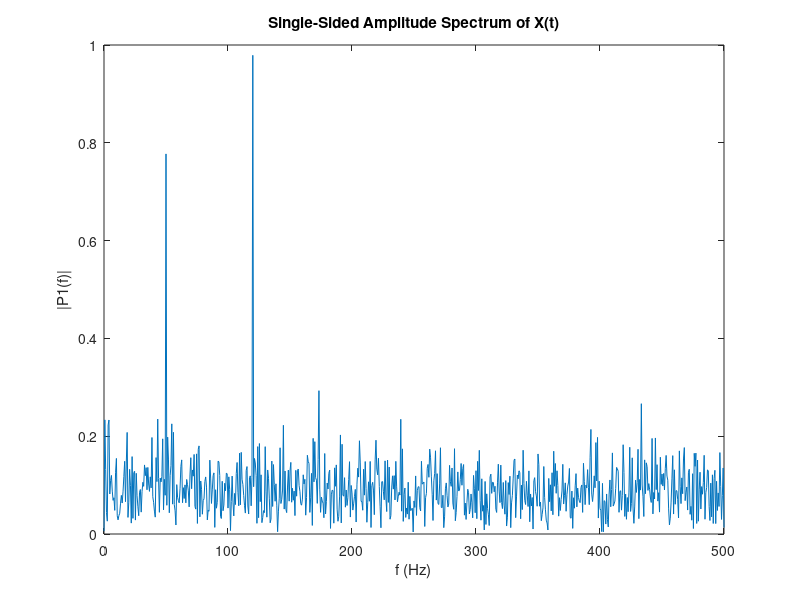

Source code (MATLAB):
clear all
close all
clc
Fs = 1000;            % Sampling frequency                    
T = 1/Fs;             % Sampling period       
L = 1500;             % Length of signal
t = (0:L-1)*T;        % Time vector
S = 0.7*sin(2*pi*50*t) + sin(2*pi*120*t);
X = S + 2*randn(size(t));
% figure;plot(t(1:50),X(1:50))
% title('Signal Corrupted with Zero-Mean Random Noise')
% xlabel('t (Seconds)')
% ylabel('X(t)')

Y = fft(X);
P2 = abs(Y/L);
P1 = P2(1:L/2+1);
P1(2:end-1) = 2*P1(2:end-1);

f = Fs*(0:(L/2))/L;
figure;plot(f,P1) 
title('Single-Sided Amplitude Spectrum of X(t)')
xlabel('f (Hz)')
ylabel('|P1(f)|')
% Hello from GitHub
